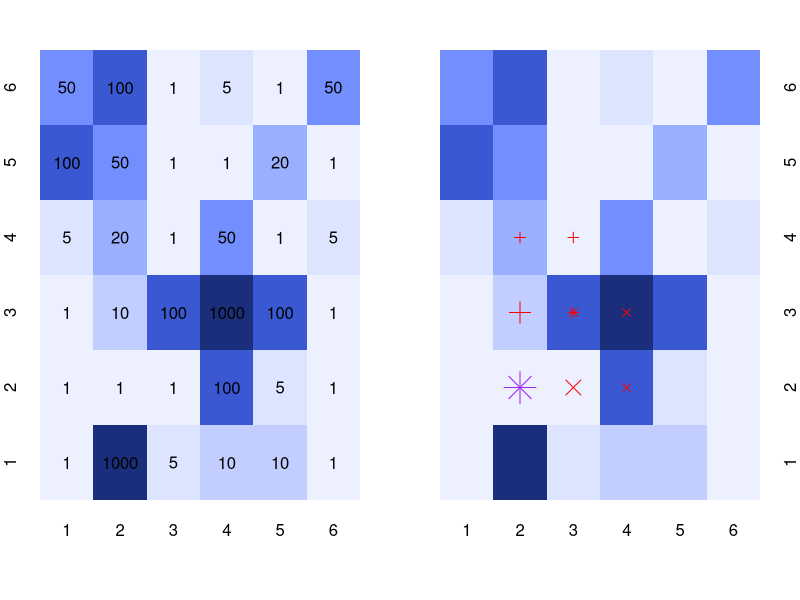
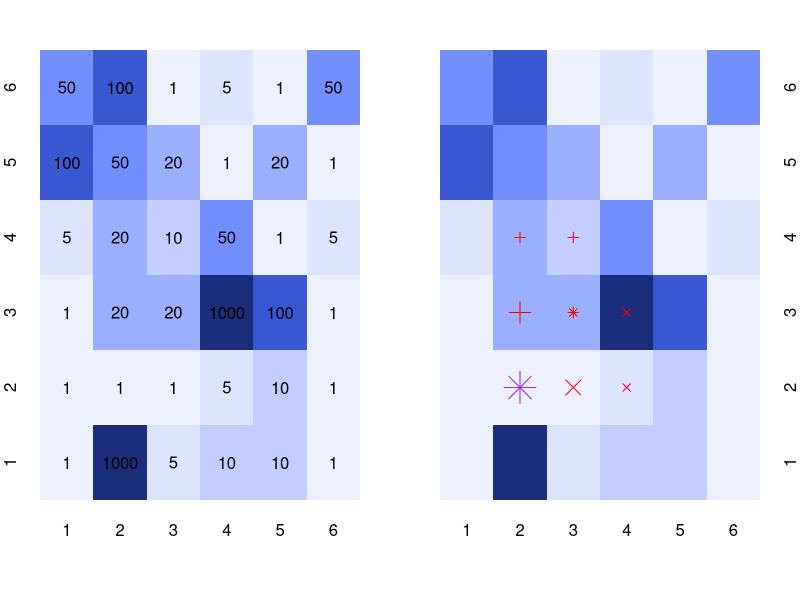
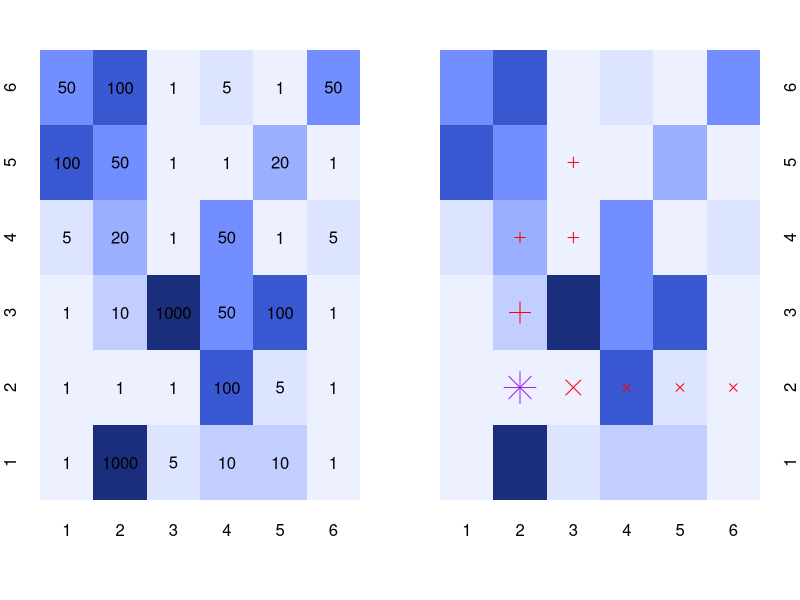
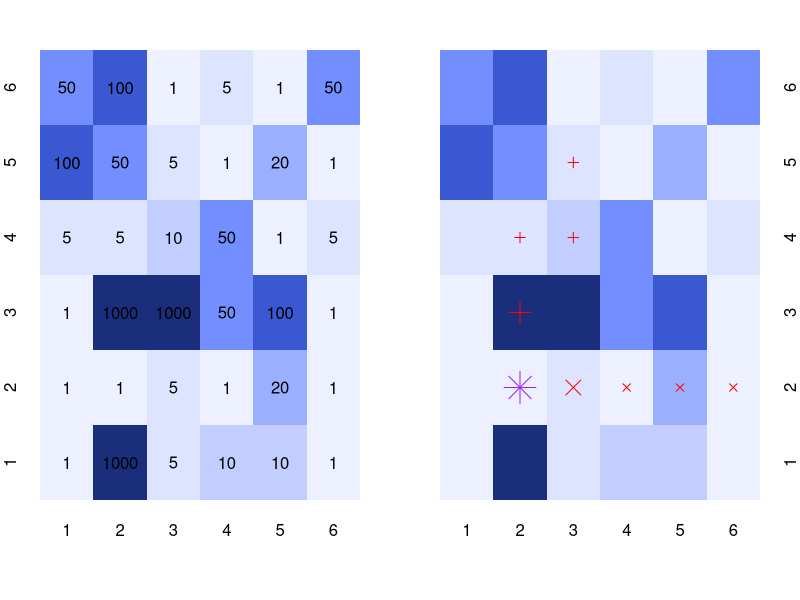

Here is the R script that generated these plots, in order:
## ---- chunk 1
knitr::opts_chunk$set(echo = TRUE)
## ---- chunk 2
FRAN <- function(choices){
  rand <- sample(1:nrow(choices), size = 1)
  choices <- choices[rand, ]
  return(choices)}
## ---- chunk 3
choices.1 <- data.frame(cbind(c(41, 40), c(40, 41), c(5, 5)))
names(choices.1) <- c("x", "y", "r")
## ---- chunk 4
choices.1
## ---- chunk 5
choices.1a <- data.frame(cbind(c(42, 41), c(40, 41), c(5, 1000)))
names(choices.1a) <- c("x", "y", "r")
choices.1b <- data.frame(cbind(c(41, 40), c(41, 42), c(1000, 1000)))
names(choices.1b) <- c("x", "y", "r")
## ---- chunk 6
choices.1a
choices.1b
## ---- chunk 7
FLAR <- function(choices){
  choices <- subset(choices, r == min(r), select = c(x, y, r))
  return(choices)}
## ---- chunk 8
choices.2 <- data.frame(cbind(c(41, 40), c(40, 41), c(1, 5)))
names(choices.2) <- c("x", "y", "r")
## ---- chunk 9
choices.2
## ---- chunk 10
choices.2a <- data.frame(cbind(c(42, 41), c(40, 41), c(5, 100)))
names(choices.2a) <- c("x", "y", "r")
choices.2b <- data.frame(cbind(c(41, 40), c(41, 42), c(100, 1000)))
names(choices.2b) <- c("x", "y", "r")
## ---- chunk 11
choices.2a
choices.2b
## ---- chunk 12
FLAR(choices.2)
FLAR(choices.2a)
## ---- chunk 13
choices.3 <- data.frame(cbind(c(41, 40), c(40, 41), c(1, 5)))
names(choices.3) <- c("x", "y", "r")
choices.3a <- data.frame(cbind(c(42, 41), c(40, 41), c(100, 100)))
names(choices.3a) <- c("x", "y", "r")
choices.3b <- data.frame(cbind(c(41, 40), c(41, 42), c(100, 1)))
names(choices.3b) <- c("x", "y", "r")
## ---- chunk 14
choices.3
choices.3a
choices.3b
## ---- chunk 15
FLAR(choices.3)
FLAR(choices.3a)
## ---- chunk 16
FNSR <- function(choices){
  choices <- subset(choices, nn == min(nn), select = c(x, y, r, nn))
  return(choices)}
## ---- chunk 17
field <- matrix(c(1, 1000, 5, 10, 10, 1, 
                  1, 1, 1, 100, 5, 1, 
                  1, 10, 100, 1000, 100, 1, 
                  5, 20, 1, 50, 1, 5,
                  100, 50, 1, 1, 20, 1,
                  50, 100, 1, 5, 1, 50),
                nrow = 6, byrow = TRUE)
colnames(field) <- 1:6
rownames(field) <- 1:6
par(mfrow = c(1, 2), mar = c(5, 2, 2.5, 2))
image(1:ncol(field), 1:nrow(field), t(field), breaks = c(0, 1, 5, 10, 20, 50, 100, 1000), 
      axes = FALSE, ann = FALSE, col =  c(rgb(r = 236, g = 240, b = 255, maxColorValue = 255),
                                          rgb(r = 220, g = 228, b = 255, maxColorValue = 255),
                                          rgb(r = 193, g = 206, b = 255, maxColorValue = 255),
                                          rgb(r = 155, g = 175, b = 255, maxColorValue = 255),
                                          rgb(r = 115, g = 143, b = 255, maxColorValue = 255),
                                          rgb(r = 58, g = 88, b = 209, maxColorValue = 255),
                                          rgb(r = 27, g = 46, b = 124, maxColorValue = 255)))
axis(side = 1, 1:ncol(field), colnames(field), tick = FALSE)
axis(side = 2, 1:nrow(field), rownames(field), tick = FALSE)
for(x in 1:ncol(field))
  for(y in 1:nrow(field))
    text(x, y, field[y, x])
image(1:ncol(field), 1:nrow(field), t(field), breaks = c(0, 1, 5, 10, 20, 50, 100, 1000), 
      axes = FALSE, ann = FALSE, col =  c(rgb(r = 236, g = 240, b = 255, maxColorValue = 255),
                                          rgb(r = 220, g = 228, b = 255, maxColorValue = 255),
                                          rgb(r = 193, g = 206, b = 255, maxColorValue = 255),
                                          rgb(r = 155, g = 175, b = 255, maxColorValue = 255),
                                          rgb(r = 115, g = 143, b = 255, maxColorValue = 255),
                                          rgb(r = 58, g = 88, b = 209, maxColorValue = 255),
                                          rgb(r = 27, g = 46, b = 124, maxColorValue = 255)))
axis(side = 1, 1:ncol(field), colnames(field), tick = FALSE)
axis(side = 4, 1:nrow(field), rownames(field), tick = FALSE)
points(x = 2, y = 2, col = "purple", pch = 8, cex = 3)
points(x = 2, y = 3, col = "red", pch = 3, cex = 2)
points(x = 3, y = 2, col = "red", pch = 4, cex = 2)
points(x = c(2, 3, 3), y = c(4, 4, 3), col = "red", pch = 3, cex = 1)
points(x = c(3, 4, 4), y = c(3, 3, 2), col = "red", pch = 4, cex = 1)
## ---- chunk 18
choices.4 <- data.frame(cbind(c(2, 3), c(3, 2), c(10, 1), c(121, 1200)))
names(choices.4) <- c("x", "y", "r", "nn")
## ---- chunk 19
choices.4
## ---- chunk 20
FNSR(choices.4)
## ---- chunk 21
field <- matrix(c(1, 1000, 5, 10, 10, 1, 
                  1, 1, 1, 5, 10, 1, 
                  1, 20, 20, 1000, 100, 1, 
                  5, 20, 10, 50, 1, 5,
                  100, 50, 20, 1, 20, 1,
                  50, 100, 1, 5, 1, 50),
                nrow = 6, byrow = TRUE)
colnames(field) <- 1:6
rownames(field) <- 1:6
par(mfrow = c(1, 2), mar = c(5, 2, 2.5, 2))
image(1:ncol(field), 1:nrow(field), t(field), breaks = c(0, 1, 5, 10, 20, 50, 100, 1000), 
      axes = FALSE, ann = FALSE, col =  c(rgb(r = 236, g = 240, b = 255, maxColorValue = 255),
                                          rgb(r = 220, g = 228, b = 255, maxColorValue = 255),
                                          rgb(r = 193, g = 206, b = 255, maxColorValue = 255),
                                          rgb(r = 155, g = 175, b = 255, maxColorValue = 255),
                                          rgb(r = 115, g = 143, b = 255, maxColorValue = 255),
                                          rgb(r = 58, g = 88, b = 209, maxColorValue = 255),
                                          rgb(r = 27, g = 46, b = 124, maxColorValue = 255)))
axis(side = 1, 1:ncol(field), colnames(field), tick = FALSE)
axis(side = 2, 1:nrow(field), rownames(field), tick = FALSE)
for(x in 1:ncol(field))
  for(y in 1:nrow(field))
    text(x, y, field[y, x])
image(1:ncol(field), 1:nrow(field), t(field), breaks = c(0, 1, 5, 10, 20, 50, 100, 1000), 
      axes = FALSE, ann = FALSE, col =  c(rgb(r = 236, g = 240, b = 255, maxColorValue = 255),
                                          rgb(r = 220, g = 228, b = 255, maxColorValue = 255),
                                          rgb(r = 193, g = 206, b = 255, maxColorValue = 255),
                                          rgb(r = 155, g = 175, b = 255, maxColorValue = 255),
                                          rgb(r = 115, g = 143, b = 255, maxColorValue = 255),
                                          rgb(r = 58, g = 88, b = 209, maxColorValue = 255),
                                          rgb(r = 27, g = 46, b = 124, maxColorValue = 255)))
axis(side = 1, 1:ncol(field), colnames(field), tick = FALSE)
axis(side = 4, 1:nrow(field), rownames(field), tick = FALSE)
points(x = 2, y = 2, col = "purple", pch = 8, cex = 3)
points(x = 2, y = 3, col = "red", pch = 3, cex = 2)
points(x = 3, y = 2, col = "red", pch = 4, cex = 2)
points(x = c(2, 3, 3), y = c(4, 4, 3), col = "red", pch = 3, cex = 1)
points(x = c(3, 4, 4), y = c(3, 3, 2), col = "red", pch = 4, cex = 1)
## ---- chunk 22
choices.4 <- data.frame(cbind(c(2, 3), c(3, 2), c(20, 1), c(50, 1025)))
names(choices.4) <- c("x", "y", "r", "nn")
## ---- chunk 23
choices.4
## ---- chunk 24
FNSR(choices.4)
## ---- chunk 25
FTCS <- function(choices){
  choices <- subset(choices, ahead == min(ahead), select = c(x, y, r, ahead, total))
  return(choices)}

FFCS <- function(choices){
  choices <- subset(choices, total == min(total), select = c(x, y, r, ahead, total))
  return(choices)}
## ---- chunk 26
choices.5 <- data.frame(cbind(c(2, 3), c(3, 2), c(10, 1), c(22, 106), c(32, 107)))
names(choices.5) <- c("x", "y", "r", "ahead", "total")
## ---- chunk 27
choices.5
## ---- chunk 28
field <- matrix(c(1, 1000, 5, 10, 10, 1, 
                  1, 1, 1, 100, 5, 1, 
                  1, 10, 1000, 50, 100, 1, 
                  5, 20, 1, 50, 1, 5,
                  100, 50, 1, 1, 20, 1,
                  50, 100, 1, 5, 1, 50),
                nrow = 6, byrow = TRUE)
colnames(field) <- 1:6
rownames(field) <- 1:6
par(mfrow = c(1, 2), mar = c(5, 2, 2.5, 2))
image(1:ncol(field), 1:nrow(field), t(field), breaks = c(0, 1, 5, 10, 20, 50, 100, 1000), 
      axes = FALSE, ann = FALSE, col =  c(rgb(r = 236, g = 240, b = 255, maxColorValue = 255),
                                          rgb(r = 220, g = 228, b = 255, maxColorValue = 255),
                                          rgb(r = 193, g = 206, b = 255, maxColorValue = 255),
                                          rgb(r = 155, g = 175, b = 255, maxColorValue = 255),
                                          rgb(r = 115, g = 143, b = 255, maxColorValue = 255),
                                          rgb(r = 58, g = 88, b = 209, maxColorValue = 255),
                                          rgb(r = 27, g = 46, b = 124, maxColorValue = 255)))
axis(side = 1, 1:ncol(field), colnames(field), tick = FALSE)
axis(side = 2, 1:nrow(field), rownames(field), tick = FALSE)
for(x in 1:ncol(field))
  for(y in 1:nrow(field))
    text(x, y, field[y, x])
image(1:ncol(field), 1:nrow(field), t(field), breaks = c(0, 1, 5, 10, 20, 50, 100, 1000), 
      axes = FALSE, ann = FALSE, col =  c(rgb(r = 236, g = 240, b = 255, maxColorValue = 255),
                                          rgb(r = 220, g = 228, b = 255, maxColorValue = 255),
                                          rgb(r = 193, g = 206, b = 255, maxColorValue = 255),
                                          rgb(r = 155, g = 175, b = 255, maxColorValue = 255),
                                          rgb(r = 115, g = 143, b = 255, maxColorValue = 255),
                                          rgb(r = 58, g = 88, b = 209, maxColorValue = 255),
                                          rgb(r = 27, g = 46, b = 124, maxColorValue = 255)))
axis(side = 1, 1:ncol(field), colnames(field), tick = FALSE)
axis(side = 4, 1:nrow(field), rownames(field), tick = FALSE)
points(x = 2, y = 2, col = "purple", pch = 8, cex = 3)
points(x = 2, y = 3, col = "red", pch = 3, cex = 2)
points(x = 3, y = 2, col = "red", pch = 4, cex = 2)
points(x = c(2, 3, 3), y = c(4, 4, 5), col = "red", pch = 3, cex = 1)
points(x = c(4, 5, 6), y = c(2, 2, 2), col = "red", pch = 4, cex = 1)
## ---- chunk 29
choices.5
## ---- chunk 30
FTCS(choices.5)
FFCS(choices.5)
## ---- chunk 31
field <- matrix(c(1, 1000, 5, 10, 10, 1, 
                  1, 1, 5, 1, 20, 1, 
                  1, 1000, 1000, 50, 100, 1, 
                  5, 5, 10, 50, 1, 5,
                  100, 50, 5, 1, 20, 1,
                  50, 100, 1, 5, 1, 50),
                nrow = 6, byrow = TRUE)
colnames(field) <- 1:6
rownames(field) <- 1:6
par(mfrow = c(1, 2), mar = c(5, 2, 2.5, 2))
image(1:ncol(field), 1:nrow(field), t(field), breaks = c(0, 1, 5, 10, 20, 50, 100, 1000), 
      axes = FALSE, ann = FALSE, col =  c(rgb(r = 236, g = 240, b = 255, maxColorValue = 255),
                                          rgb(r = 220, g = 228, b = 255, maxColorValue = 255),
                                          rgb(r = 193, g = 206, b = 255, maxColorValue = 255),
                                          rgb(r = 155, g = 175, b = 255, maxColorValue = 255),
                                          rgb(r = 115, g = 143, b = 255, maxColorValue = 255),
                                          rgb(r = 58, g = 88, b = 209, maxColorValue = 255),
                                          rgb(r = 27, g = 46, b = 124, maxColorValue = 255)))
axis(side = 1, 1:ncol(field), colnames(field), tick = FALSE)
axis(side = 2, 1:nrow(field), rownames(field), tick = FALSE)
for(x in 1:ncol(field))
  for(y in 1:nrow(field))
    text(x, y, field[y, x])
image(1:ncol(field), 1:nrow(field), t(field), breaks = c(0, 1, 5, 10, 20, 50, 100, 1000), 
      axes = FALSE, ann = FALSE, col =  c(rgb(r = 236, g = 240, b = 255, maxColorValue = 255),
                                          rgb(r = 220, g = 228, b = 255, maxColorValue = 255),
                                          rgb(r = 193, g = 206, b = 255, maxColorValue = 255),
                                          rgb(r = 155, g = 175, b = 255, maxColorValue = 255),
                                          rgb(r = 115, g = 143, b = 255, maxColorValue = 255),
                                          rgb(r = 58, g = 88, b = 209, maxColorValue = 255),
                                          rgb(r = 27, g = 46, b = 124, maxColorValue = 255)))
axis(side = 1, 1:ncol(field), colnames(field), tick = FALSE)
axis(side = 4, 1:nrow(field), rownames(field), tick = FALSE)
points(x = 2, y = 2, col = "purple", pch = 8, cex = 3)
points(x = 2, y = 3, col = "red", pch = 3, cex = 2)
points(x = 3, y = 2, col = "red", pch = 4, cex = 2)
points(x = c(2, 3, 3), y = c(4, 4, 5), col = "red", pch = 3, cex = 1)
points(x = c(4, 5, 6), y = c(2, 2, 2), col = "red", pch = 4, cex = 1)
## ---- chunk 32
choices.6 <- data.frame(cbind(c(2, 3), c(3, 2), c(5, 1000), c(22, 20), c(27, 1020)))
names(choices.6) <- c("x", "y", "r", "ahead", "total")
## ---- chunk 33
choices.6
## ---- chunk 34
FTCS(choices.6)
FFCS(choices.6)
